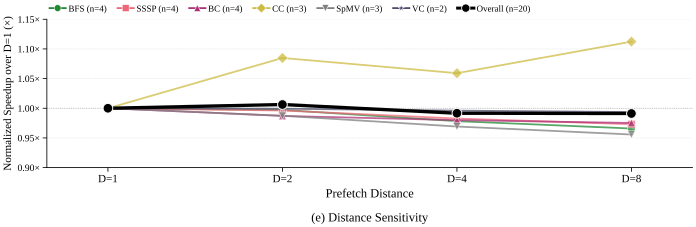

This figure's Python source:
#!/usr/bin/env python3
"""
Round 5 §5.4 Layout C — Distance Sensitivity (nohatch, full-width line).

20 workloads aggregated into 6 algorithm GMEAN lines (faint) + bold overall
GMEAN line on top.

x = prefetch distance {1, 2, 4, 8}
y = normalized speedup over D=1 (1.0 implicit baseline)

Style:
  - PALETTE_TOL_BRIGHT palette for algorithm colors
  - Overall GMEAN = bold black
  - Subplot label below via subplot_label
"""
from __future__ import annotations
import sys
from pathlib import Path
import numpy as np

_REPO = Path(__file__).resolve().parents[5]
sys.path.insert(0, str(_REPO / "ima_plan/07_paper_outline/plot_style"))
sys.path.insert(0, str(Path(__file__).resolve().parent))

from plot_util import (  # noqa: E402
    apply_style, figsize_full, save_fig,
    PALETTE_TOL_BRIGHT, subplot_label,
)
from _data import (  # noqa: E402
    DISTANCE_IPC, DISTANCES, SENS_ALGORITHMS,
    sensitivity_normalized, algorithm_gmean_lines, overall_gmean_line,
)

apply_style()
import matplotlib.pyplot as plt  # noqa: E402
from matplotlib.lines import Line2D  # noqa: E402


# ── Normalize IPC to D=1 baseline ───────────────────────────────────────────
WORKLOADS = list(DISTANCE_IPC.keys())
norm = sensitivity_normalized(DISTANCE_IPC, WORKLOADS)
alg_lines = algorithm_gmean_lines(norm, SENS_ALGORITHMS)
overall = overall_gmean_line(norm)

n_d = len(DISTANCES)
assert n_d == 4


# ── Colors & markers for 6 algorithms ──────────────────────────────────────
# Use PALETTE_TOL_BRIGHT (5 colors) + slate for 6th
ALG_COLORS = {
    "BFS":  PALETTE_TOL_BRIGHT[0],  # green
    "SSSP": PALETTE_TOL_BRIGHT[1],  # red
    "BC":   PALETTE_TOL_BRIGHT[2],  # purple
    "CC":   PALETTE_TOL_BRIGHT[3],  # yellow
    "SpMV": PALETTE_TOL_BRIGHT[4],  # gray
    "VC":   "#4B4B6A",              # slate violet (6th algorithm)
}
ALG_MARKERS = {
    "BFS":  "o",
    "SSSP": "s",
    "BC":   "^",
    "CC":   "D",
    "SpMV": "v",
    "VC":   "*",
}


# ── Figure ─────────────────────────────────────────────────────────────────
fig, ax = plt.subplots(
    figsize=figsize_full(aspect=0.32),
    constrained_layout=True,
)

x = np.arange(n_d)

# Plot algorithm GMEAN lines (faint, but distinguishable)
for name, line, n_wl in alg_lines:
    ax.plot(
        x, line,
        marker=ALG_MARKERS[name], color=ALG_COLORS[name],
        markersize=5.5, linewidth=1.3, alpha=0.75,
        markeredgecolor="white", markeredgewidth=0.4,
        label=f"{name} (n={n_wl})",
        zorder=5,
    )

# Bold overall GMEAN line on top
ax.plot(
    x, overall,
    marker="o", color="black",
    markersize=7.0, linewidth=2.4,
    markeredgecolor="white", markeredgewidth=0.7,
    label="Overall GMEAN",
    zorder=10,
)

# Y = 1.0 reference
ax.axhline(1.0, color="#888888", linewidth=0.6, linestyle=":",
           alpha=0.7, zorder=1)


# ── Y-axis: tight range ─────────────────────────────────────────────────────
# Check data range
y_min = min(float(overall.min()),
            min(float(line.min()) for _, line, _ in alg_lines))
y_max = max(float(overall.max()),
            max(float(line.max()) for _, line, _ in alg_lines))

Y_LO, Y_HI = 0.90, 1.15
ax.set_ylim(Y_LO, Y_HI)

# Annotate outliers outside range
for name, line, _ in alg_lines:
    for j, v in enumerate(line):
        if v > Y_HI:
            ax.annotate(
                f"{v:.2f}\u00d7",
                xy=(x[j], Y_HI),
                xytext=(4, -2), textcoords="offset points",
                ha="left", va="top",
                fontsize=5.5, fontweight="bold",
                color=ALG_COLORS[name],
                zorder=11,
            )
            ax.annotate(
                "",
                xy=(x[j], Y_HI - 0.002), xytext=(x[j], Y_HI - 0.025),
                arrowprops=dict(arrowstyle="->", color=ALG_COLORS[name],
                                lw=0.7, shrinkA=0, shrinkB=0),
                zorder=11,
            )
        elif v < Y_LO:
            ax.annotate(
                f"{v:.2f}\u00d7",
                xy=(x[j], Y_LO),
                xytext=(4, 2), textcoords="offset points",
                ha="left", va="bottom",
                fontsize=5.5, fontweight="bold",
                color=ALG_COLORS[name],
                zorder=11,
            )


# ── X-axis ──────────────────────────────────────────────────────────────────
ax.set_xticks(x)
ax.set_xticklabels([f"D={d}" for d in DISTANCES], fontsize=8)
ax.set_xlim(-0.35, n_d - 1 + 0.35)
ax.set_xlabel("Prefetch Distance", fontsize=9, labelpad=3)
ax.set_ylabel("Normalized Speedup over D=1 (\u00d7)")

yticks = [0.90, 0.95, 1.00, 1.05, 1.10, 1.15]
ax.set_yticks(yticks)
ax.set_yticklabels([f"{t:.2f}\u00d7" for t in yticks])


# ── Legend ─────────────────────────────────────────────────────────────────
# Compose legend: 6 algorithm lines + overall
handles = []
for name, _, n_wl in alg_lines:
    handles.append(Line2D(
        [0], [0],
        marker=ALG_MARKERS[name], color=ALG_COLORS[name],
        markersize=5, linewidth=1.3,
        markeredgecolor="white", markeredgewidth=0.4,
        label=f"{name} (n={n_wl})",
    ))
handles.append(Line2D(
    [0], [0],
    marker="o", color="black",
    markersize=6, linewidth=2.2,
    markeredgecolor="white", markeredgewidth=0.6,
    label=f"Overall (n={len(WORKLOADS)})",
))

ax.legend(
    handles=handles, ncol=7, fontsize=6.5,
    loc="lower left", bbox_to_anchor=(0.0, 1.02), frameon=False,
    handlelength=1.8, handleheight=0.9,
    columnspacing=1.2, handletextpad=0.3,
    borderaxespad=0,
)

subplot_label(ax, "(e) Distance Sensitivity", y=-0.40)


out_dir = Path(__file__).resolve().parent
save_fig(fig, "proto_r4_54_C_distance", out_dir)
plt.close(fig)


print("=== Round 5 §5.4 Distance Sensitivity (nohatch) ===")
print(f"Workloads: {len(WORKLOADS)}  |  Algorithm GMEAN lines:")
for name, line, n in alg_lines:
    vals = " ".join(f"{v:.3f}" for v in line)
    print(f"  {name:6s} (n={n}): {vals}")
print(f"  Overall   (n={len(WORKLOADS)}): " +
      " ".join(f"{v:.3f}" for v in overall))
print(f"\nData range: {y_min:.3f} .. {y_max:.3f}")
print(f"Saved to {out_dir}/proto_r4_54_C_distance.{{pdf,svg}}")
